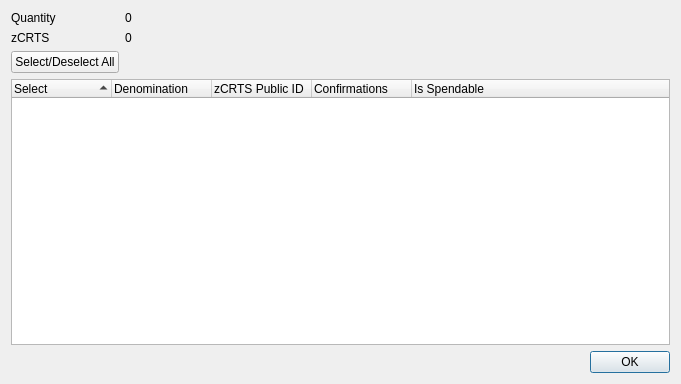
<?xml version="1.0" encoding="UTF-8"?>
<ui version="4.0">
 <class>ZVitControlDialog</class>
 <widget class="QDialog" name="ZVitControlDialog">
  <property name="geometry">
   <rect>
    <x>0</x>
    <y>0</y>
    <width>681</width>
    <height>384</height>
   </rect>
  </property>
  <property name="minimumSize">
   <size>
    <width>681</width>
    <height>384</height>
   </size>
  </property>
  <property name="windowTitle">
   <string>Select zCRTS to Spend</string>
  </property>
  <layout class="QGridLayout" name="gridLayout">
   <item row="0" column="0">
    <layout class="QFormLayout" name="formLayout">
     <property name="sizeConstraint">
      <enum>QLayout::SetDefaultConstraint</enum>
     </property>
     <item row="0" column="0">
      <widget class="QLabel" name="labelQuantity">
       <property name="text">
        <string>Quantity</string>
       </property>
      </widget>
     </item>
     <item row="0" column="1">
      <widget class="QLabel" name="labelQuantity_int">
       <property name="text">
        <string>0</string>
       </property>
      </widget>
     </item>
     <item row="1" column="0">
      <widget class="QLabel" name="labelZVit">
       <property name="text">
        <string>zCRTS</string>
       </property>
      </widget>
     </item>
     <item row="1" column="1">
      <widget class="QLabel" name="labelZVit_int">
       <property name="text">
        <string>0</string>
       </property>
      </widget>
     </item>
     <item row="2" column="0">
      <widget class="QPushButton" name="pushButtonAll">
       <property name="text">
        <string>Select/Deselect All</string>
       </property>
      </widget>
     </item>
    </layout>
   </item>
   <item row="1" column="0">
    <layout class="QVBoxLayout" name="verticalLayout">
     <item>
      <widget class="QTreeWidget" name="treeWidget">
       <property name="minimumSize">
        <size>
         <width>0</width>
         <height>250</height>
        </size>
       </property>
       <property name="alternatingRowColors">
        <bool>true</bool>
       </property>
       <property name="sortingEnabled">
        <bool>true</bool>
       </property>
       <property name="columnCount">
        <number>5</number>
       </property>
       <attribute name="headerDefaultSectionSize">
        <number>100</number>
       </attribute>
       <column>
        <property name="text">
         <string notr="true">Select</string>
        </property>
       </column>
       <column>
        <property name="text">
         <string notr="true">Denomination</string>
        </property>
       </column>
       <column>
        <property name="text">
         <string notr="true">zCRTS Public ID</string>
        </property>
       </column>
       <column>
        <property name="text">
         <string notr="true">Confirmations</string>
        </property>
       </column>
       <column>
        <property name="text">
         <string>Is Spendable</string>
        </property>
       </column>
      </widget>
     </item>
     <item>
      <widget class="QDialogButtonBox" name="buttonBox">
       <property name="orientation">
        <enum>Qt::Horizontal</enum>
       </property>
       <property name="standardButtons">
        <set>QDialogButtonBox::Ok</set>
       </property>
      </widget>
     </item>
    </layout>
   </item>
  </layout>
 </widget>
 <resources/>
 <connections>
  <connection>
   <sender>buttonBox</sender>
   <signal>accepted()</signal>
   <receiver>ZVitControlDialog</receiver>
   <slot>accept()</slot>
   <hints>
    <hint type="sourcelabel">
     <x>248</x>
     <y>254</y>
    </hint>
    <hint type="destinationlabel">
     <x>157</x>
     <y>274</y>
    </hint>
   </hints>
  </connection>
  <connection>
   <sender>buttonBox</sender>
   <signal>rejected()</signal>
   <receiver>ZVitControlDialog</receiver>
   <slot>reject()</slot>
   <hints>
    <hint type="sourcelabel">
     <x>316</x>
     <y>260</y>
    </hint>
    <hint type="destinationlabel">
     <x>286</x>
     <y>274</y>
    </hint>
   </hints>
  </connection>
 </connections>
</ui>
